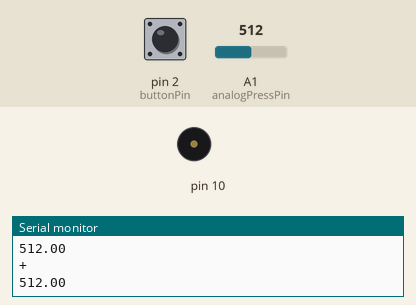
Bench run of a sketch on a simulated Arduino Leonardo, built with avr-gcc and run on an emulated ATmega32U4. Parts: buzzer (waves = sounding), the last lines printed to the serial monitor. The test bench sets the inputs (shaded band); at power-on: A1 (analogPressPin) = 512, pin 2 (buttonPin) LOW. USB keyboard and mouse output is not drawn.

Above: at 1.2 s.
1.3 s: A1 (analogPressPin) set to 15
At 1.63 s:
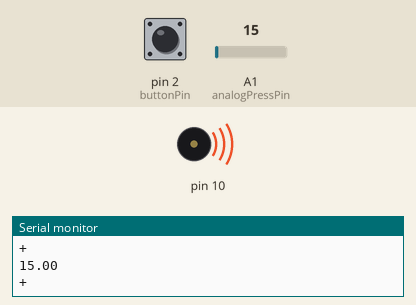
Timing chart, 0 to 4.3 s (numbered marks = the images above; inputs shaded):
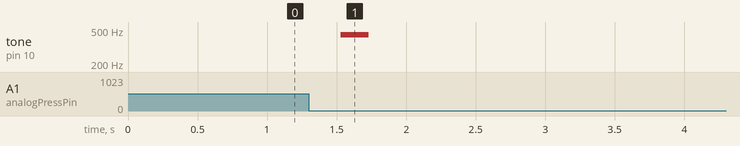

The sketch:

mario.ino
```cpp
#include <Keyboard.h>

const int analogPressPin = 1;
const int buttonPin = 2;

int jump_key_enable = 0; // キー入力フラグ
int key_enable = 0; // キー入力フラグ
int count = 0;
int buttonState = 0;
boolean direction = true;
int values[5] = {1024, 1024, 1024, 1024, 1024     };

void setup(){
  Serial.begin(9600);  // シリアル通信速度
  Keyboard.begin(); // キーボード開始
  pinMode(buttonPin, INPUT);
  pinMode(10, OUTPUT);
}

void loop(){
  for (int i = 0; i < 5; i++) {
    values[i] = values[i+1];
  }
  values[4] = analogRead(analogPressPin);

  // 平均値
  double value = 0;
  for (int i = 0; i < 5; i++) {
    value = value + values[i];
  }
  value = value / 5;

  Serial.println("+");
  Serial.println(value);


  // ジャンブ
  if (value < 25) {
    if (jump_key_enable == 0) {
      jump_key_enable = 1;
      Keyboard.press(' ');
      tone(10, 440, 200);
      delay(50);
    }
  } else {
    jump_key_enable = 0;
    Keyboard.release(' ');
  }

  if (digitalRead(buttonPin) == HIGH) {
    if (key_enable == 0) {
      direction = !direction;
      Keyboard.release(KEY_LEFT_ARROW);
      Keyboard.release(KEY_RIGHT_ARROW);

      if (direction) {
        Keyboard.press(KEY_LEFT_ARROW);
      } else {
        Keyboard.press(KEY_RIGHT_ARROW);
      }
   }
  }

  delay(50);
}
```

Measured:
- after the input at 1.3 s, tone on pin 10: silent → 440 Hz after 0.23 s, → silent 0.20 s later
